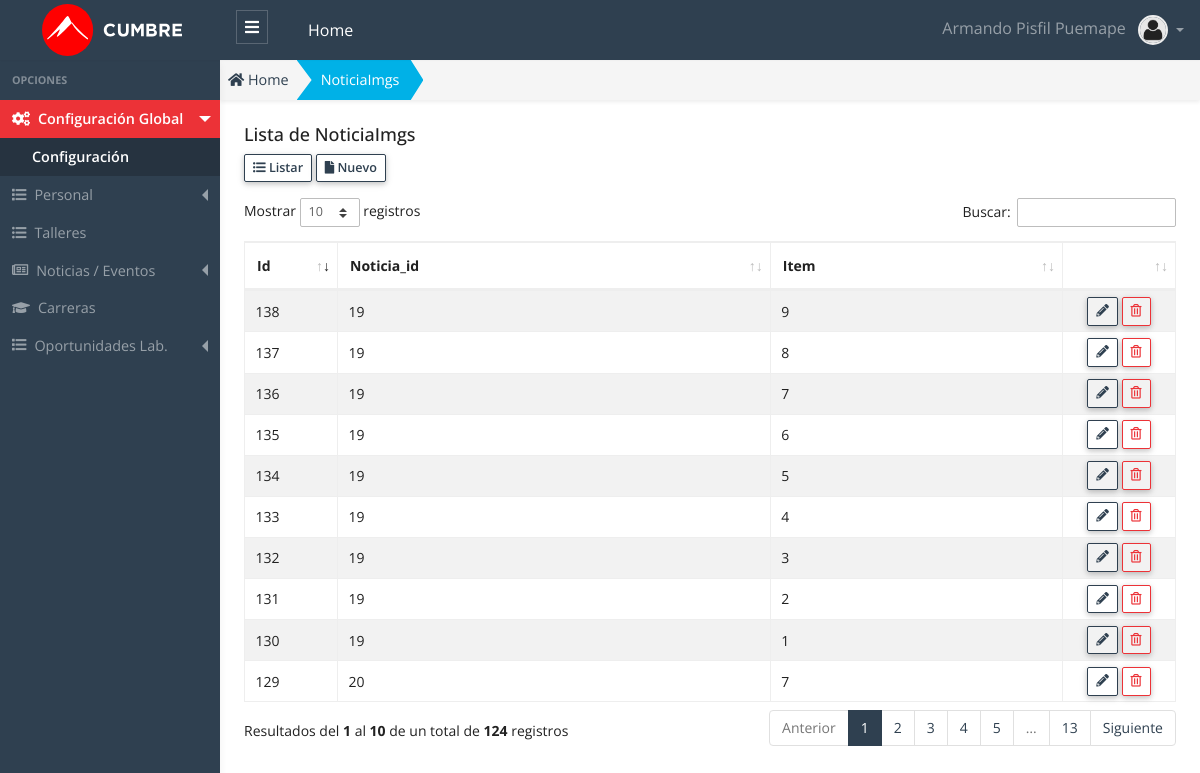
The page /public/admin/noticia_img/noticia_img.php (signed in) on the database its author committed.
### tables this page shows
CREATE TABLE `noticia_img` (
  `id` int(11) unsigned NOT NULL AUTO_INCREMENT,
  `noticia_id` int(11) unsigned DEFAULT NULL,
  `imagen` varchar(200) DEFAULT '',
  `item` int(11) DEFAULT '0',
  `estado` tinyint(1) DEFAULT '1',
  `created_up` timestamp NULL DEFAULT CURRENT_TIMESTAMP ON UPDATE CURRENT_TIMESTAMP,
  PRIMARY KEY (`id`) USING BTREE
);

### public/app/database/Connection.php (called while the page is built, shortened)
<?php
Class Connection
{
  protected $db_host   = 'localhost';
  protected $db_user   = 'root';
  protected $db_pass   = '';
  protected $db_name   = 'escuelac_w_ne16';
  protected $db_port   = '3306';
  protected $db_driver = 'mysql';
  protected $query  = '';
  protected $conn   = null  ;
  private function openConnection()
  {
    $str_conn = $this->db_driver.":host=".$this->db_host.";port=".$this->db_port.";dbname=" .$this->db_name;
    $this->conn = new PDO($str_conn,$this->db_user,$this->db_pass);
    $this->conn->setAttribute(PDO::ATTR_ERRMODE, PDO::ERRMODE_EXCEPTION);
    $this->conn->query("SET NAMES 'utf8'");
    return $this->conn ;
  }
  protected function executeQuery()
  {
    $stm = $this->conn->prepare($this->query);
    $this->status = $stm->execute() ;
    if($this->status)
    {
      $column_count = $stm->columnCount() ;
      if ($column_count > 0)
      {
        $rows  = $stm->fetchAll(PDO::FETCH_ASSOC) ;
      }
    }
  }
}

### public/app/models/NoticiaImg.php (called while the page is built, shortened)
<?php
class NoticiaImg extends Connection {
  public function getAll()
  {
    try{
      $this->query = "SELECT * FROM noticia_img; ";
      $this->executeQuery();
      $data = $this->rows ;
      return $data;
    }catch(exception $e){
      throw new Exception($e->getMessage());
    }
  }
}

### public/app/controllers/NoticiaImgController.php (called while the page is built, shortened)
<?php
 class NoticiaImgController
{
  public function getAll()
  {
    try
    {
      $noticia_img  = new NoticiaImg();
      $data = $noticia_img->getAll();
      return $data ;
    }
    catch (Exception $e)
    {
      throw new Exception($e->getMessage());
    }
  }
}

### public/admin/noticia_img/noticia_img.php (the view, shortened to what this page needs)
<?php
    $noticia_img_controller = new NoticiaImgController();
    $data = $noticia_img_controller->getAll();
    $title_page = "NoticiaImgs";
?>
<!DOCTYPE html>
<html lang="es">
<head>
  <?php
    require_once "../layout/head_links.phtml";
  ?>
</head>
<body>
  <?php require "../layout/header.phtml"; ?>
  <div class="app-wrap">
    <?php require_once "../layout/sidebar.phtml";?>
    <main role="main" class="main">
      <nav class="full-content" aria-label="breadcrumb">
        <ol class="breadcrumb breadcrumb-shape shadow-sm radius-0">
          <li class="breadcrumb-item">
            <a href="admin">
              <i class="fas fa-home"></i> Home
            </a>
          </li>
          <li class="breadcrumb-item active bg-info text-white" aria-current="page">
            <a class="link-white" href="admin/noticia-img/noticia_img.php">
              <?php echo $title_page; ?>
            </a>
          </li>
        </ol>
      </nav>
      <div class="container-full p-2 fs-x-14">
        <div class="row">
          <div class="col-12">
            <h5 class="page-header-title">Lista de <?php echo $title_page; ?> </h5>
          </div>
          <div class="col-12 mb-3">
            <a href="admin/noticia-img/noticia_img.php" class="btn btn-outline-primary btn-sm btn-bar" role="button">
              <i class="fas fa-list-ul"></i>
              Listar
            </a>
            <a href="admin/noticia-img/nuevo.php" class="btn btn-outline-primary btn-sm btn-bar" role="button">
              <i class="fas fa-file"></i>
              Nuevo
            </a>
          </div>
          <div class="col-12">
            <div class="table-responsive">
            <table id="dataTableList" class="table table-striped table-bordered" style="width:100%">
              <thead>
                <tr>
                  <th width="50">Id </th>
                  <th>Noticia_id </th>
                  <th>Item </th>
                  <th width="70"></th>
                </tr>
              </thead>
              <tbody>
                <?php foreach ($data as &$row) {?>
                  <?php
                    $title_estado   = "";
                    $class_estado   = "";
                    $class_disabled = "";
                    if($row["estado"] == 1)
                    {
                      $title_estado = "Eliminar" ;
                    }
                    else
                    {
                      $title_estado   = "Recuperar" ;
                      $class_estado   = "row-disabled";
                      $class_disabled = "is-disabled";
                    }
                  ?>
                <tr class="<?php echo $class_estado ;?>" >
                  <td> <?php echo $row["id"] ?> </td>
                  <td> <?php echo $row["noticia_id"] ?> </td>
                  <td> <?php echo $row["item"] ?> </td>
                  <td class="text-center">
                    <a class="btn btn-outline-primary btn-sm lh-1 btn-table <?php echo $class_disabled ; ?>" href="admin/noticia_img/editar.php?id=<?php echo $row["id"] ?>" title="Editar">
                    <i class="fas fa-pencil-alt"></i>
                    </a>
                    <button class="btn btn-outline-danger btn-sm lh-1 btn-table" onclick="modalDelete(<?php echo $row["id"] ?>, `<?php echo $row['noticia_id'] ?>`,`<?php echo $title_estado ?>`,`<?php echo $row['estado'] ?>`);" title="<?php echo $title_estado ;?>">
                    <i class="far fa-trash-alt"></i>
                    </button>
                  </td>
                </tr>
                <?php }?>
              </tbody>
            </table>
            </div>
          </div>
        </div>
      </div>
    </main>
  </div>
  <?php require_once "../layout/datatables.phtml"?>
</body>
</html>

### rows shown on the page
noticia_img: id "129", noticia "20", item "7"
noticia_img: id "130", noticia "19", item "1"
noticia_img: id "131", noticia "19", item "2"
noticia_img: id "132", noticia "19", item "3"
noticia_img: id "133", noticia "19", item "4"
noticia_img: id "134", noticia "19", item "5"
noticia_img: id "135", noticia "19", item "6"
noticia_img: id "136", noticia "19", item "7"
noticia_img: id "137", noticia "19", item "8"
noticia_img: id "138", noticia "19", item "9"

### other values the page prints
$_SESSION['USER']['nombre'] "Armando"
$_SESSION['USER']['apellidos'] "Pisfil Puemape"
$title_page "NoticiaImgs"
